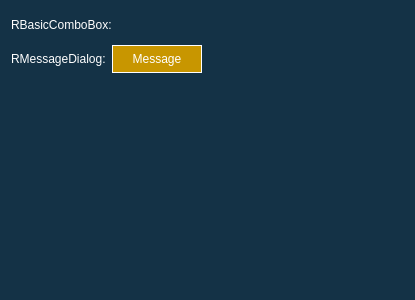
<?xml version="1.0" encoding="UTF-8"?>
<ui version="4.0">
 <class>PopupDemo</class>
 <widget class="QWidget" name="PopupDemo">
  <property name="geometry">
   <rect>
    <x>0</x>
    <y>0</y>
    <width>415</width>
    <height>300</height>
   </rect>
  </property>
  <property name="windowTitle">
   <string>Form</string>
  </property>
  <property name="styleSheet">
   <string notr="true">QWidget {
	font: 14px &quot;微软雅黑&quot;;
	color: white;
	background-color: rgb(20,50,70);
}

/*按钮*/
QPushButton{
	border: 1px solid white;
	background-color: rgb(200,150,0);
}

QPushButton:hover {
	background-color: rgb(255,170,0);
}

QPushButton:pressed {
	background-color: rgb(255,255,0);
}

QPushButton:disabled {
	background-color: rgb(150,150,150);
}

/*下拉框*/
QComboBox {
	border: 1px solid white;
}

/**/
QLabel {
	font: 14px &quot;微软雅黑&quot;;
	color: white;
}
</string>
  </property>
  <layout class="QVBoxLayout" name="verticalLayout">
   <item>
    <layout class="QHBoxLayout" name="horizontalLayout">
     <property name="spacing">
      <number>10</number>
     </property>
     <item>
      <widget class="QLabel" name="label">
       <property name="text">
        <string>RBasicComboBox:</string>
       </property>
      </widget>
     </item>
     <item>
      <widget class="RBasicComboBox" name="basicComboBoxA" native="true">
       <property name="minimumSize">
        <size>
         <width>130</width>
         <height>28</height>
        </size>
       </property>
       <property name="maximumSize">
        <size>
         <width>130</width>
         <height>28</height>
        </size>
       </property>
      </widget>
     </item>
     <item>
      <widget class="RBasicComboBox" name="basicComboBoxB" native="true">
       <property name="minimumSize">
        <size>
         <width>130</width>
         <height>28</height>
        </size>
       </property>
       <property name="maximumSize">
        <size>
         <width>130</width>
         <height>28</height>
        </size>
       </property>
      </widget>
     </item>
     <item>
      <spacer name="horizontalSpacer">
       <property name="orientation">
        <enum>Qt::Horizontal</enum>
       </property>
       <property name="sizeHint" stdset="0">
        <size>
         <width>40</width>
         <height>20</height>
        </size>
       </property>
      </spacer>
     </item>
    </layout>
   </item>
   <item>
    <layout class="QHBoxLayout" name="horizontalLayout_2">
     <item>
      <widget class="QLabel" name="label_2">
       <property name="text">
        <string>RMessageDialog:</string>
       </property>
      </widget>
     </item>
     <item>
      <widget class="QPushButton" name="btnMessage">
       <property name="minimumSize">
        <size>
         <width>90</width>
         <height>28</height>
        </size>
       </property>
       <property name="maximumSize">
        <size>
         <width>90</width>
         <height>28</height>
        </size>
       </property>
       <property name="text">
        <string>Message</string>
       </property>
      </widget>
     </item>
     <item>
      <spacer name="horizontalSpacer_2">
       <property name="orientation">
        <enum>Qt::Horizontal</enum>
       </property>
       <property name="sizeHint" stdset="0">
        <size>
         <width>40</width>
         <height>20</height>
        </size>
       </property>
      </spacer>
     </item>
    </layout>
   </item>
   <item>
    <spacer name="verticalSpacer">
     <property name="orientation">
      <enum>Qt::Vertical</enum>
     </property>
     <property name="sizeHint" stdset="0">
      <size>
       <width>20</width>
       <height>207</height>
      </size>
     </property>
    </spacer>
   </item>
  </layout>
 </widget>
 <customwidgets>
  <customwidget>
   <class>RBasicComboBox</class>
   <extends>QWidget</extends>
   <header>RBasicComboBox.h</header>
   <container>1</container>
  </customwidget>
 </customwidgets>
 <resources/>
 <connections/>
</ui>
